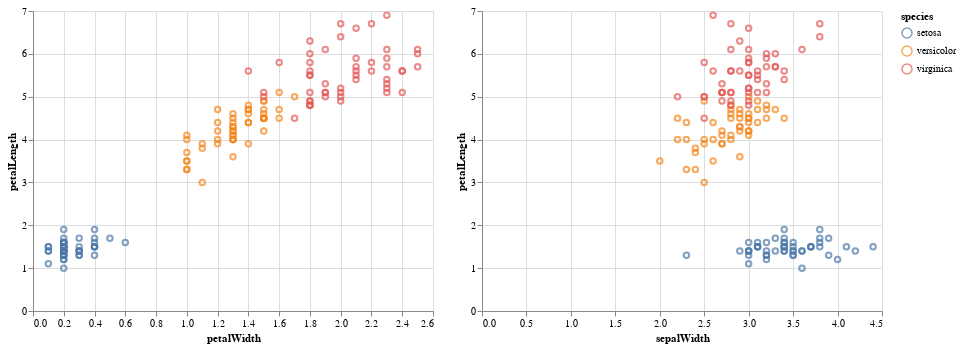

The cell this chart's notebook holds for it:
### Code cell
base = alt.Chart(iris).mark_point().encode(
    x='petalWidth',
    y='petalLength',
    color='species'
)

base | base.encode(x='sepalWidth')

### Figure 1 — Vega-Lite specification as saved in the notebook (floating-point values rounded to 4 significant figures; data arrays with more than 128 entries replaced by an {"elided": "..."} marker saying what was removed)
{"config": {"view": {"continuousWidth": 400, "continuousHeight": 300}}, "hconcat": [{"mark": "point", "encoding": {"color": {"field": "species", "type": "nominal"}, "x": {"field": "petalWidth", "type": "quantitative"}, "y": {"field": "petalLength", "type": "quantitative"}}}, {"mark": "point", "encoding": {"color": {"field": "species", "type": "nominal"}, "x": {"field": "sepalWidth", "type": "quantitative"}, "y": {"field": "petalLength", "type": "quantitative"}}}], "data": {"name": "data-a264acbd6e539a8b3afc0cb5f240fb57"}, "$schema": "https://vega.github.io/schema/vega-lite/v4.17.0.json", "datasets": {"data-a264acbd6e539a8b3afc0cb5f240fb57": {"elided": "150 records"}}}
